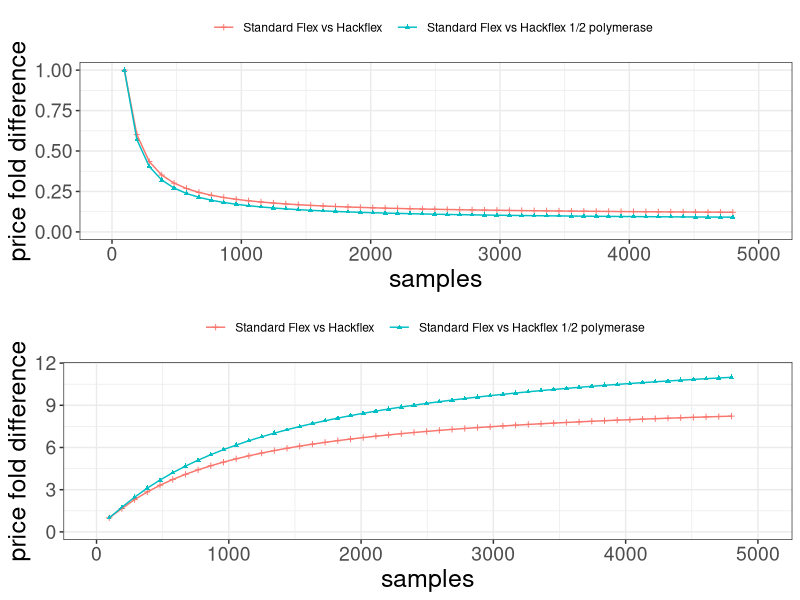

Write R code to recreate this figure.
#Price comparison:

library(ggplot2)
library(readr)
library(dplyr)
library(tidyr)
library(ggpubr)

setwd("~/Hackflex/source_data")

out_dir <- "~/Desktop/MG1655/"

price_per_samples_to_R <- read_csv("price_per_sample.csv")
head(price_per_samples_to_R)

plot_fold1 <- price_per_samples_to_R %>%
  dplyr::select(samples,method,`price AUD`) %>%
  pivot_wider(names_from=method,values_from=`price AUD`) %>%
  dplyr::mutate(`Standard Flex vs Hackflex`=Hackflex/`Nextera Flex`,
                `Standard Flex vs Hackflex 1/2 polymerase`=`Hackflex 1/2 polymerase`/`Nextera Flex`) %>%
  dplyr::select(samples,`Standard Flex vs Hackflex`,`Standard Flex vs Hackflex 1/2 polymerase`) %>%
  pivot_longer(cols=c(`Standard Flex vs Hackflex`,
                      `Standard Flex vs Hackflex 1/2 polymerase`), values_to="fold_diff", names_to="comparison") %>%
  ggplot(., aes(x=samples, y=fold_diff, fill=comparison, color=comparison))+
  geom_point(size=1,aes(shape = comparison)) +
  scale_shape_manual(values=c(3, 17)) +
  geom_line() +
  labs(x="samples",
       y="price fold difference") +
  theme_bw()+
  theme(legend.title = element_blank(),
        legend.position="top",
        axis.title=element_text(size=18),
        axis.text=element_text(size=14))+
  xlim(0,5010)+
  ylim(0,1)

plot_fold2 <- price_per_samples_to_R %>%
  dplyr::select(samples,method,`price AUD`) %>%
  pivot_wider(names_from=method,values_from=`price AUD`) %>%
  dplyr::mutate(`Standard Flex vs Hackflex`=`Nextera Flex`/Hackflex,
                `Standard Flex vs Hackflex 1/2 polymerase`=`Nextera Flex`/`Hackflex 1/2 polymerase`) %>%
  dplyr::select(samples,`Standard Flex vs Hackflex`,`Standard Flex vs Hackflex 1/2 polymerase`) %>%
  pivot_longer(cols=c(`Standard Flex vs Hackflex`,
                      `Standard Flex vs Hackflex 1/2 polymerase`), values_to="fold_diff", names_to="comparison") %>%
  ggplot(., aes(x=samples, y=fold_diff, fill=comparison, color=comparison))+
  geom_point(size=1,aes(shape = comparison)) +
  scale_shape_manual(values=c(3, 17)) +
  geom_line() +
  labs(x="samples",
       y="price fold difference") +
  theme_bw()+
  theme(legend.title = element_blank(),
        legend.position="top",
        axis.title=element_text(size=18),
        axis.text=element_text(size=14))+
  xlim(0,5010)+
  ylim(0,11.5)
  

plots_fold <- ggarrange(plot_fold1, plot_fold2, nrow=2)

pdf(paste0(out_dir,"plots_fold.pdf"))
plots_fold
dev.off()